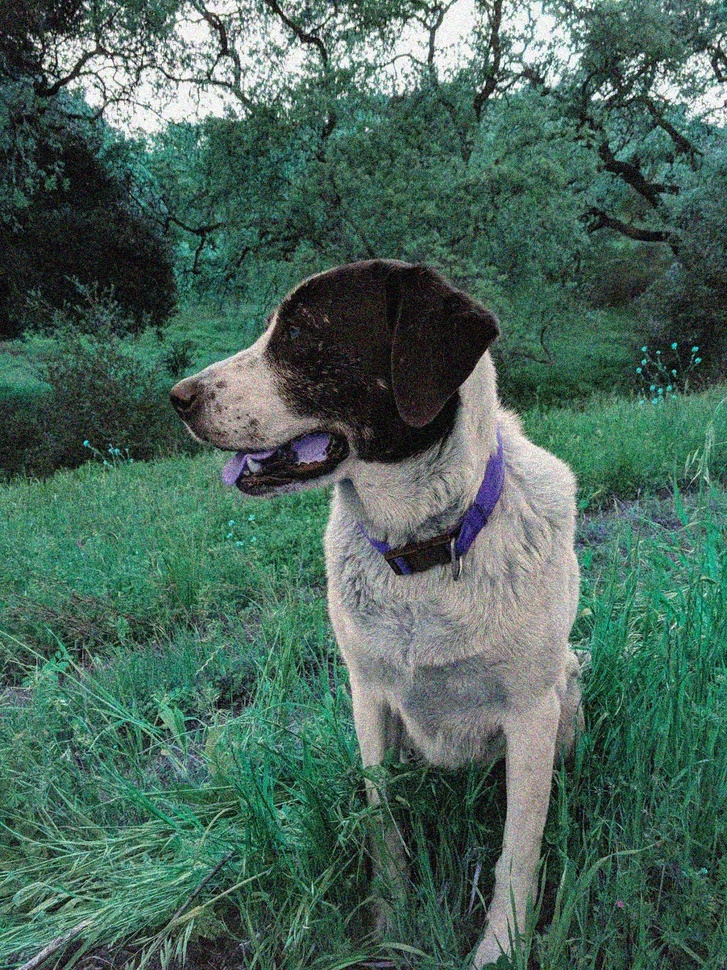
#> input picture CV/CV_python_udemy/DATA/sammy_noise.jpg, 727 x 970 px, shrunk from 1025 x 1367 before the run, found by its file name; the run also reads 1 picture not shown here
$ jupyter execute '01_CompareImg_MSE&SSIM.ipynb'   (shell and % lines are left out)
#> lines starting #> are read from the running program, lines starting #| are printed output that depends on the picture; long printed decimals are rounded
# How-To: Python Compare Two Images
https://www.pyimagesearch.com/2014/09/15/python-compare-two-images/

Use of algorithms such as
* Mean Squared Error (MSE)
* Structural Similarity Index (SSIM).

## Mean Squared Error (MSE)
- lower is better

[cell 1]
import numpy as np
import cv2 as cv

imageA = cv.imread("Computer-Vision-with-Python-Udemy/DATA/sammy_noise.jpg",0); #B&W
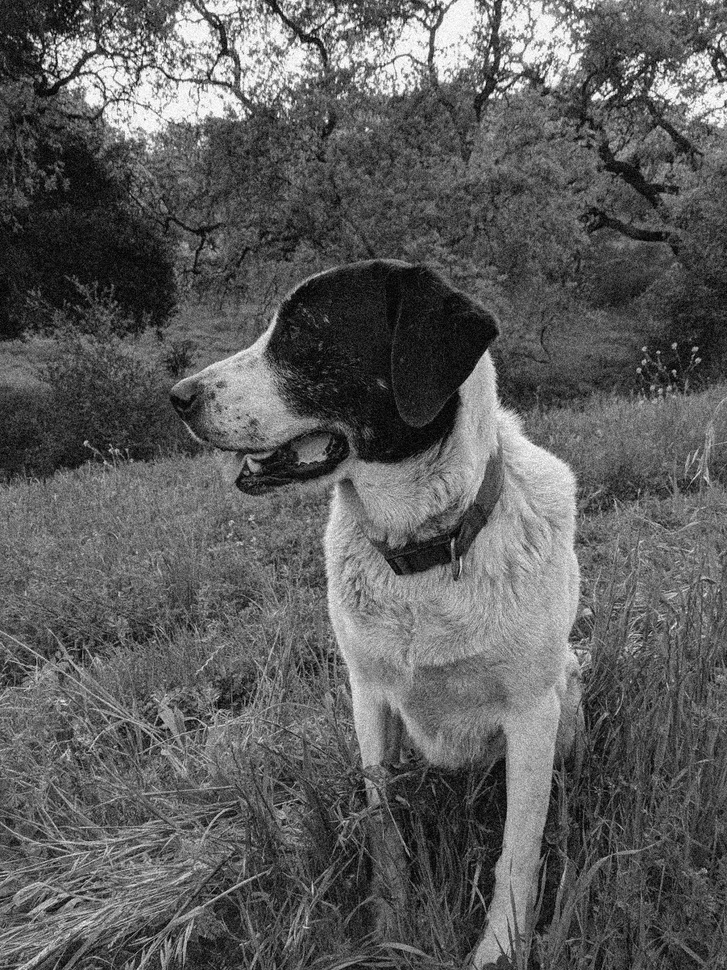
#> imageA: shape (970, 727); min 0, max 255, mean 92.9
imageB = cv.imread("Computer-Vision-with-Python-Udemy/DATA/sammy.jpg",0); #B&W
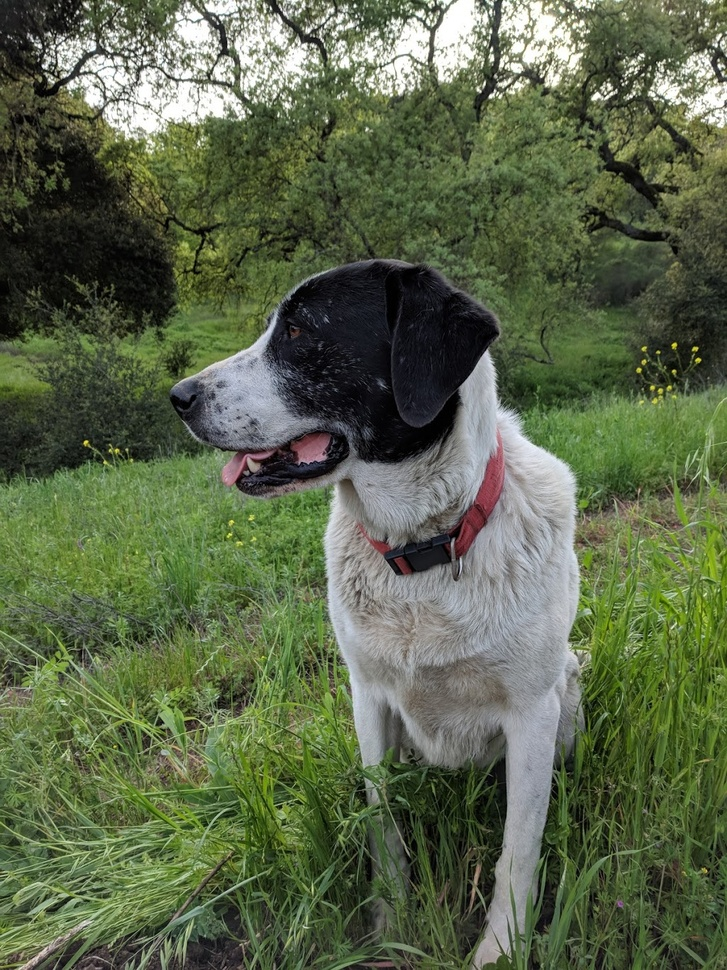
#> input picture CV/CV_python_udemy/DATA/sammy.jpg, 727 x 970 px, shrunk from 1025 x 1367 before the run, found by its file name
#> imageB: shape (970, 727); min 0, max 255, mean 96

print(imageA.shape);
#| (970, 727)

def mse(imageA, imageB):
    # the 'Mean Squared Error' between the two images is the
	# sum of the squared difference between the two images;
	# NOTE: the two images must have the same dimension
    err = np. sum((imageA.astype("float") - imageB.astype("float")) ** 2)
#> err = 124103708
    err /= float(imageA.shape[0] * imageA.shape[1])
#> err = 176

    # return the MSE, the lower the error, the more "similar"
    # the two images are
    return err
print("MSE calculated : {}".format(mse(imageA,imageB)));
#| MSE calculated : 175.986
print("Lower is better")

### To over come Issues With MSE ==> SSIM
 such as,
- e.g For same image with different pixel intensities MSE might be large w r t to number of pixels with different intensities

## SSIM -Structural Similarity Index

- Equation is used to compare two windows (i.e. small sub-samples) rather than the entire image as in MSE.
- Perceived change in the structural information of the image
- The SSIM value can vary between -1 and 1, where 1 indicates perfect similarity.

[cell 2]
from skimage.metrics import structural_similarity as ssim
import matplotlib.pyplot as plt
import numpy as np
import cv2

#print(ssim(imageA,imageA));
def compare_images(imageA, imageB, title):
    # Compute the mean squared error and Structural similarity
    # index for the images
    m = mse(imageA, imageB)
    s = ssim( imageA, imageB)

    # setup the figure
    fig = plt.figure(title)
    plt.suptitle("MSE: %.2f, SSIM: %.2f" % (m,s))

    # show first image
    ax = fig.add_subplot(1, 2, 1)
    plt.imshow(imageA, cmap = plt.cm.gray)
    plt.axis("off")

    # show the second image
    ax = fig.add_subplot(1, 2, 2)
    plt.imshow(imageB, cmap = plt.cm.gray)
    plt.axis("off")

    # show the images
    plt.show()

[cell 3]
# load the images -- the original, original + coontrast, the original + photoshoped
original = cv2.imread("Computer-Vision-with-Python-Udemy/DATA/flat_chessboard.png");
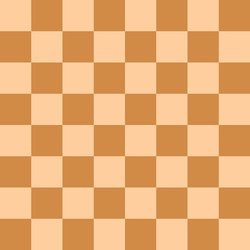
#> input picture CV/CV_python_udemy/DATA/flat_chessboard.png, 250 x 250 px, shrunk from 352 x 352 before the run, found by its file name
#> original is the input picture: shape (250, 250, 3); mean B, G, R 114.5, 172.5, 231.8
contrast = cv2.imread("Computer-Vision-with-Python-Udemy/DATA/flat_chessboard_contrast.png")
shopped = cv2.imread("Computer-Vision-with-Python-Udemy/DATA/flat_chessboard_photoshoped.png")
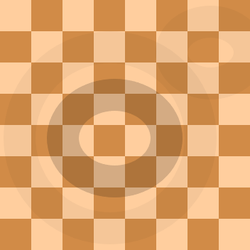
#> input picture CV/CV_python_udemy/DATA/flat_chessboard_photoshoped.png, 250 x 250 px, shrunk from 352 x 352 before the run, found by its file name
#> shopped is the input picture: shape (250, 250, 3); mean B, G, R 109.9, 165.7, 222.5

# convert the images to grayscale
original = cv2.cvtColor(original, cv2.COLOR_BGR2GRAY)
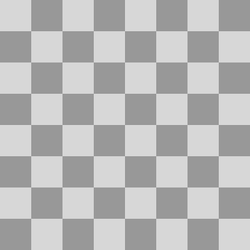
#> original: shape (250, 250); min 140, max 225, mean 183.5
contrast = cv2.cvtColor(contrast, cv2.COLOR_BGR2GRAY)
#> contrast: shape (250, 250)
shopped = cv2.cvtColor(shopped, cv2.COLOR_BGR2GRAY)
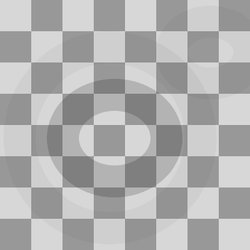
#> shopped: shape (250, 250); min 117, max 225, mean 176.4

# initialize the figure
fig = plt.figure("Images")
images = ("Original", original), ("Contrast", contrast), ("Photoshpped", shopped)
print(type(images))
#| <class 'tuple'>

# loop over the images
for (i, (name, image)) in enumerate(images):
    # show the image
    ax = fig.add_subplot(1, 3, i + 1)
    ax.set_title(name)
    plt.imshow(image, cmap = plt.cm.gray)
    plt.axis("off")
#> this loop made 3 passes
#> name on passes 1 to 3: 'Original', 'Contrast', 'Photoshpped'

# show the figure
plt.show()

# compare the images
compare_images(original, original, "Original vs Original")
#> in compare_images, `m = mse(imageA, imageB)`: m = 0
#> in compare_images, `s = ssim( imageA, imageB)`: s = 1
compare_images(original, contrast, "Original vs Contrast")
compare_images(original, shopped, "Original vs Photoshopped")
